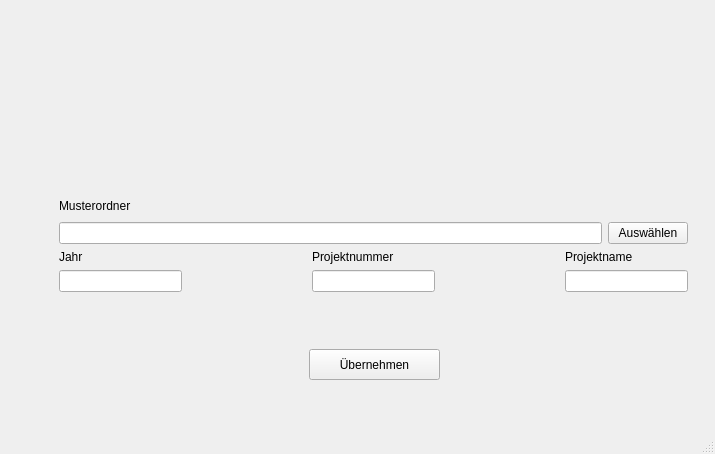
<?xml version="1.0" encoding="UTF-8"?>
<ui version="4.0">
 <class>mainWindow</class>
 <widget class="QMainWindow" name="mainWindow">
  <property name="geometry">
   <rect>
    <x>0</x>
    <y>0</y>
    <width>715</width>
    <height>454</height>
   </rect>
  </property>
  <property name="windowTitle">
   <string>Structure Creator</string>
  </property>
  <property name="windowIcon">
   <iconset>
    <normaloff>C:/Users/Tom/Desktop/d74c9f7080b4d39e27371fbd4e6d9e6e.jpg</normaloff>C:/Users/Tom/Desktop/d74c9f7080b4d39e27371fbd4e6d9e6e.jpg</iconset>
  </property>
  <widget class="QWidget" name="centralwidget">
   <layout class="QVBoxLayout" name="verticalLayout">
    <item>
     <widget class="QStackedWidget" name="stackedWidget">
      <property name="currentIndex">
       <number>0</number>
      </property>
      <widget class="QWidget" name="page_3">
       <widget class="QWidget" name="gridLayoutWidget_2">
        <property name="geometry">
         <rect>
          <x>50</x>
          <y>30</y>
          <width>629</width>
          <height>279</height>
         </rect>
        </property>
        <layout class="QGridLayout" name="gridLayout_2">
         <item row="1" column="0">
          <spacer name="verticalSpacer">
           <property name="orientation">
            <enum>Qt::Vertical</enum>
           </property>
           <property name="sizeHint" stdset="0">
            <size>
             <width>20</width>
             <height>40</height>
            </size>
           </property>
          </spacer>
         </item>
         <item row="4" column="1">
          <widget class="QPushButton" name="btn_folder">
           <property name="text">
            <string>Auswählen</string>
           </property>
           <property name="autoDefault">
            <bool>true</bool>
           </property>
          </widget>
         </item>
         <item row="5" column="0" colspan="2">
          <layout class="QGridLayout" name="gridLayout">
           <item row="1" column="5">
            <widget class="QLineEdit" name="lineEdit_name">
             <property name="maximumSize">
              <size>
               <width>16777215</width>
               <height>50</height>
              </size>
             </property>
            </widget>
           </item>
           <item row="1" column="1">
            <widget class="QLineEdit" name="lineEdit_year">
             <property name="maximumSize">
              <size>
               <width>16777215</width>
               <height>50</height>
              </size>
             </property>
            </widget>
           </item>
           <item row="1" column="2">
            <spacer name="horizontalSpacer">
             <property name="orientation">
              <enum>Qt::Horizontal</enum>
             </property>
             <property name="sizeHint" stdset="0">
              <size>
               <width>40</width>
               <height>20</height>
              </size>
             </property>
            </spacer>
           </item>
           <item row="1" column="3">
            <widget class="QLineEdit" name="lineEdit_number">
             <property name="maximumSize">
              <size>
               <width>16777215</width>
               <height>50</height>
              </size>
             </property>
            </widget>
           </item>
           <item row="0" column="3">
            <widget class="QLabel" name="label_number">
             <property name="maximumSize">
              <size>
               <width>16777215</width>
               <height>50</height>
              </size>
             </property>
             <property name="text">
              <string>Projektnummer</string>
             </property>
            </widget>
           </item>
           <item row="0" column="1">
            <widget class="QLabel" name="label_year">
             <property name="maximumSize">
              <size>
               <width>16777215</width>
               <height>50</height>
              </size>
             </property>
             <property name="text">
              <string>Jahr</string>
             </property>
            </widget>
           </item>
           <item row="1" column="4">
            <spacer name="horizontalSpacer_2">
             <property name="orientation">
              <enum>Qt::Horizontal</enum>
             </property>
             <property name="sizeHint" stdset="0">
              <size>
               <width>40</width>
               <height>20</height>
              </size>
             </property>
            </spacer>
           </item>
           <item row="0" column="5">
            <widget class="QLabel" name="label_name">
             <property name="maximumSize">
              <size>
               <width>16777215</width>
               <height>50</height>
              </size>
             </property>
             <property name="text">
              <string>Projektname</string>
             </property>
            </widget>
           </item>
           <item row="2" column="2">
            <layout class="QGridLayout" name="gridLayout_3">
             <item row="0" column="1">
              <spacer name="horizontalSpacer_3">
               <property name="orientation">
                <enum>Qt::Horizontal</enum>
               </property>
               <property name="sizeHint" stdset="0">
                <size>
                 <width>40</width>
                 <height>20</height>
                </size>
               </property>
              </spacer>
             </item>
            </layout>
           </item>
           <item row="2" column="1">
            <widget class="QLabel" name="label_err_year">
             <property name="text">
              <string/>
             </property>
            </widget>
           </item>
           <item row="2" column="3">
            <widget class="QLabel" name="label_err_number">
             <property name="text">
              <string/>
             </property>
            </widget>
           </item>
           <item row="2" column="5">
            <widget class="QLabel" name="label_err_name">
             <property name="text">
              <string/>
             </property>
            </widget>
           </item>
           <item row="2" column="4">
            <spacer name="horizontalSpacer_4">
             <property name="orientation">
              <enum>Qt::Horizontal</enum>
             </property>
             <property name="sizeHint" stdset="0">
              <size>
               <width>40</width>
               <height>20</height>
              </size>
             </property>
            </spacer>
           </item>
          </layout>
         </item>
         <item row="2" column="0">
          <layout class="QHBoxLayout" name="horizontalLayout"/>
         </item>
         <item row="4" column="0">
          <widget class="QLineEdit" name="lineEdit_folder">
           <property name="font">
            <font>
             <strikeout>false</strikeout>
            </font>
           </property>
           <property name="readOnly">
            <bool>true</bool>
           </property>
          </widget>
         </item>
         <item row="3" column="0">
          <layout class="QHBoxLayout" name="horizontalLayout_2">
           <item>
            <widget class="QLabel" name="label_folder">
             <property name="text">
              <string>Musterordner</string>
             </property>
            </widget>
           </item>
           <item>
            <widget class="QLabel" name="label_err_folder">
             <property name="text">
              <string/>
             </property>
            </widget>
           </item>
           <item>
            <spacer name="horizontalSpacer_5">
             <property name="orientation">
              <enum>Qt::Horizontal</enum>
             </property>
             <property name="sizeHint" stdset="0">
              <size>
               <width>40</width>
               <height>20</height>
              </size>
             </property>
            </spacer>
           </item>
          </layout>
         </item>
        </layout>
       </widget>
       <widget class="QPushButton" name="btn_p1_next">
        <property name="geometry">
         <rect>
          <x>300</x>
          <y>340</y>
          <width>131</width>
          <height>31</height>
         </rect>
        </property>
        <property name="text">
         <string>Übernehmen</string>
        </property>
        <property name="autoDefault">
         <bool>true</bool>
        </property>
        <property name="default">
         <bool>false</bool>
        </property>
       </widget>
      </widget>
      <widget class="QWidget" name="page_4">
       <widget class="QPushButton" name="btn_p2_create">
        <property name="geometry">
         <rect>
          <x>160</x>
          <y>360</y>
          <width>75</width>
          <height>24</height>
         </rect>
        </property>
        <property name="text">
         <string>Erstellen</string>
        </property>
        <property name="autoDefault">
         <bool>true</bool>
        </property>
       </widget>
       <widget class="QPushButton" name="btn_p2_cancel">
        <property name="geometry">
         <rect>
          <x>280</x>
          <y>360</y>
          <width>75</width>
          <height>24</height>
         </rect>
        </property>
        <property name="text">
         <string>Abbrechen</string>
        </property>
        <property name="autoDefault">
         <bool>true</bool>
        </property>
       </widget>
       <widget class="QWidget" name="">
        <property name="geometry">
         <rect>
          <x>30</x>
          <y>16</y>
          <width>391</width>
          <height>331</height>
         </rect>
        </property>
        <layout class="QVBoxLayout" name="verticalLayout_3">
         <item>
          <layout class="QVBoxLayout" name="verticalLayout_2">
           <item>
            <layout class="QHBoxLayout" name="horizontalLayout_4">
             <item>
              <widget class="QLabel" name="label">
               <property name="text">
                <string>Zielordner</string>
               </property>
              </widget>
             </item>
             <item>
              <widget class="QLabel" name="label_err_target">
               <property name="text">
                <string/>
               </property>
              </widget>
             </item>
             <item>
              <spacer name="horizontalSpacer_6">
               <property name="orientation">
                <enum>Qt::Horizontal</enum>
               </property>
               <property name="sizeHint" stdset="0">
                <size>
                 <width>40</width>
                 <height>20</height>
                </size>
               </property>
              </spacer>
             </item>
            </layout>
           </item>
           <item>
            <layout class="QHBoxLayout" name="horizontalLayout_3">
             <item>
              <widget class="QLineEdit" name="lineEdit_folder_target">
               <property name="font">
                <font>
                 <strikeout>false</strikeout>
                </font>
               </property>
               <property name="readOnly">
                <bool>true</bool>
               </property>
              </widget>
             </item>
             <item>
              <widget class="QPushButton" name="btn_folder_target">
               <property name="text">
                <string>Auswählen</string>
               </property>
               <property name="autoDefault">
                <bool>true</bool>
               </property>
              </widget>
             </item>
            </layout>
           </item>
          </layout>
         </item>
         <item>
          <widget class="QTreeWidget" name="treeWidget">
           <column>
            <property name="text">
             <string>Strukturauswahl</string>
            </property>
           </column>
          </widget>
         </item>
        </layout>
       </widget>
      </widget>
     </widget>
    </item>
   </layout>
  </widget>
  <widget class="QMenuBar" name="menubar">
   <property name="geometry">
    <rect>
     <x>0</x>
     <y>0</y>
     <width>715</width>
     <height>22</height>
    </rect>
   </property>
  </widget>
  <widget class="QStatusBar" name="statusbar"/>
 </widget>
 <tabstops>
  <tabstop>lineEdit_folder</tabstop>
  <tabstop>btn_folder</tabstop>
  <tabstop>lineEdit_year</tabstop>
  <tabstop>lineEdit_number</tabstop>
  <tabstop>lineEdit_name</tabstop>
  <tabstop>btn_p1_next</tabstop>
  <tabstop>lineEdit_folder_target</tabstop>
  <tabstop>btn_folder_target</tabstop>
  <tabstop>treeWidget</tabstop>
  <tabstop>btn_p2_create</tabstop>
  <tabstop>btn_p2_cancel</tabstop>
 </tabstops>
 <resources/>
 <connections/>
</ui>
